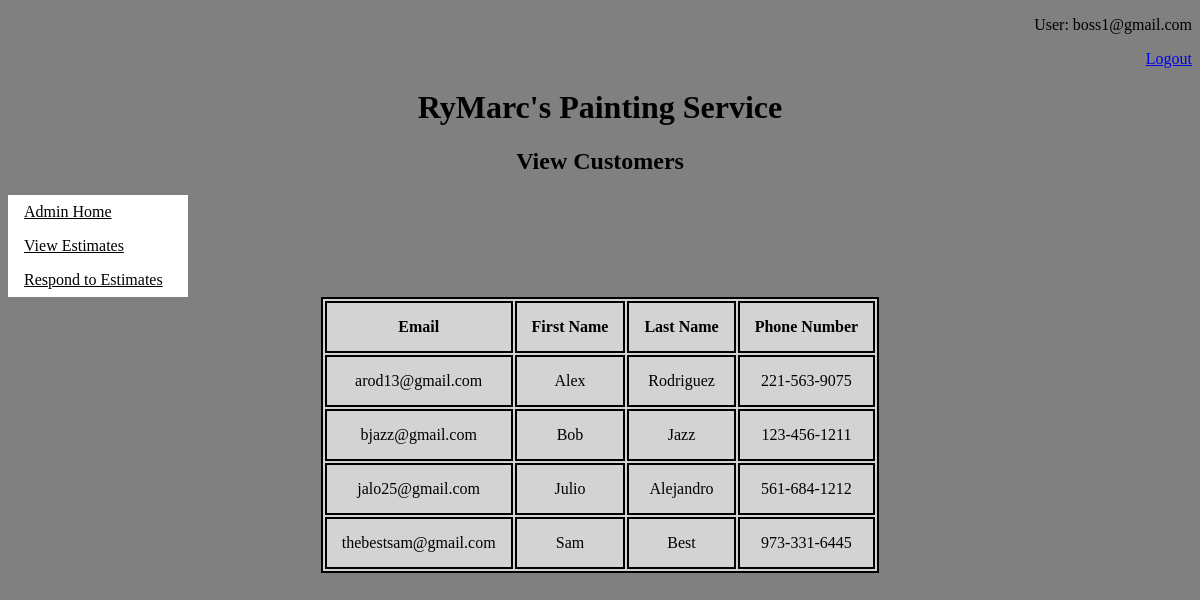
/viewcust.php (signed in), run on the app's committed database.
### tables this page shows
CREATE TABLE `customers` (
  `email` varchar(255) NOT NULL,
  `password` varchar(255) NOT NULL,
  `firstName` varchar(255) NOT NULL,
  `lastName` varchar(255) NOT NULL,
  `phone` varchar(12) NOT NULL
);

### viewcust.php (the view, shortened to what this page needs)
<!DOCTYPE html>
<html>
<head>
</head>
<body>
<?php
      if(isset($_SESSION['email'])){
        echo "<p align = 'right'>User: ".$_SESSION['email'];
      }
?>
<?php
$dsn = 'mysql:host=localhost;dbname=rymarcproductions';
$username = 'rymarcproductions';
$password = 'rymarcproductionspass';
    try {
        $db = new PDO($dsn, $username, $password);
    } catch (PDOException $e) {
        $error_message = $e->getMessage();
        include('db_error.php');
        exit();
    }
$queryAll = 'SELECT * FROM customers';
$statement1 = $db->prepare($queryAll);
$statement1->execute();
$customers = $statement1->fetchAll();
?>
<p align = "right"><a href = "logout.php"> Logout </a></p>
<center><h1>RyMarc's Painting Service</h1></center>
<center><h2>View Customers</h2></center>
<ul>
<li><a href = "admin_home.php"> Admin Home </a></li>
<li><a href = "viewestimates.php"> View Estimates </a></li>
<li><a href = "respondestimate.php"> Respond to Estimates </a></li>
</ul>
<table align = "center">
<tr>
  <th>Email</th>
  <th>First Name</th>
  <th>Last Name</th>
  <th>Phone Number</th>
</tr>
<?php foreach ($customers as $customer) : ?>
            <tr>
                <td><?php echo $customer['email']; ?></td>
                <td><?php echo $customer['firstName']; ?></td>
                <td><?php echo $customer['lastName']; ?></td>
                <td><?php echo $customer['phone']; ?></td>
            </tr>
            <?php endforeach; ?>
</table>
</body>
</html>

### viewcust.php (style rules this page uses)
ul { list-style-type: none; margin: 0; padding: 0; width: 180px; background-color: white; }
li a { display: block; color: #000; padding: 8px 16px; text-decoration-line: underline; }
body { background-color: grey; }
table, th, td { border: 2px solid black; }
th, td { padding: 15px; text-align: center; }
table { width: 1200; background-color: lightgrey; }

### data on the page
customers: email "arod13@gmail.com", firstName "Alex", lastName "Rodriguez", phone "221-563-9075"
customers: email "bjazz@gmail.com", firstName "Bob", lastName "Jazz", phone "123-456-1211"
customers: email "jalo25@gmail.com", firstName "Julio", lastName "Alejandro", phone "561-684-1212"
customers: email "thebestsam@gmail.com", firstName "Sam", lastName "Best", phone "973-331-6445"

### other printed values
$_SESSION['email'] "boss1@gmail.com"
